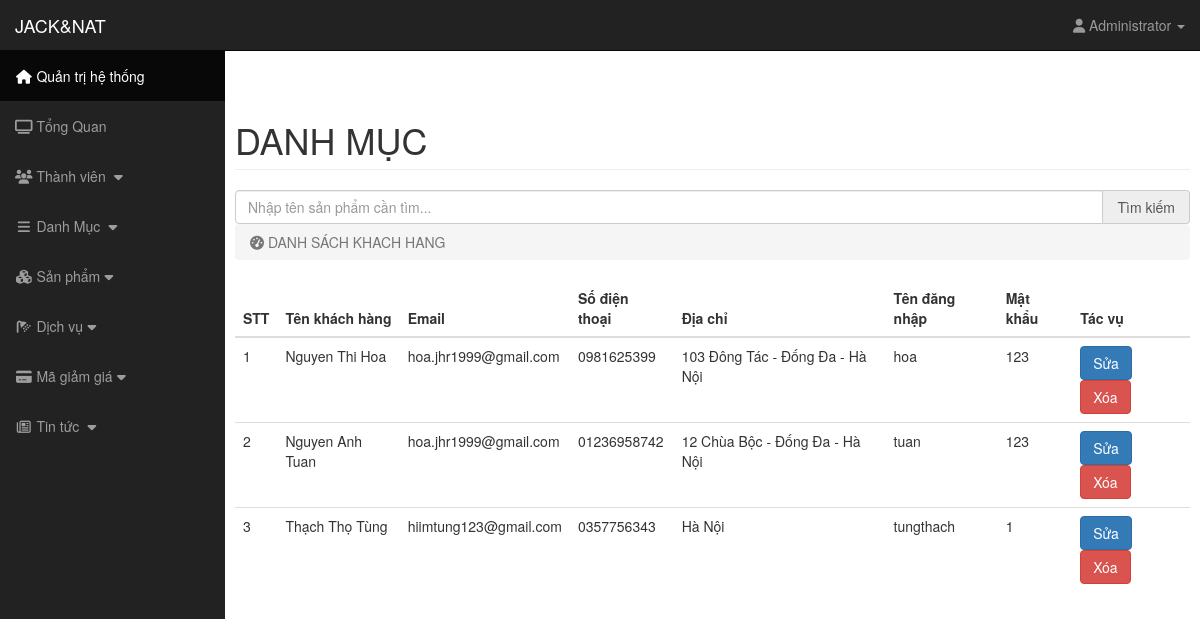
Page /backend/index.php?page=customer (signed in) on the earlier database version.
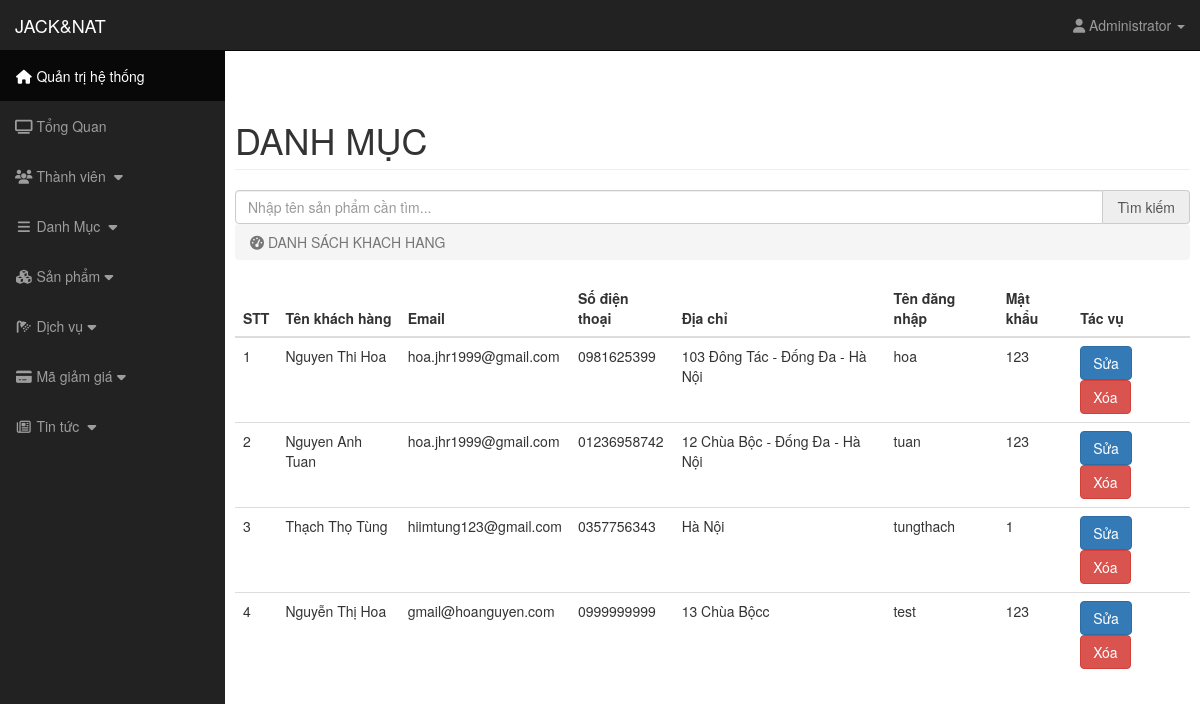
Same page on the later database version.
### tables this page shows
CREATE TABLE `tbl_khach_hang` (
  `id_khach_hang` int(11) NOT NULL,
  `ten_khach_hang` varchar(256) DEFAULT NULL,
  `email` varchar(256) DEFAULT NULL,
  `so_dien_thoai` varchar(15) DEFAULT NULL,
  `dia_chi` varchar(255) DEFAULT NULL,
  `ma_kich_hoat` varchar(255) NOT NULL DEFAULT '1',
  `mat_khau` varchar(255) DEFAULT NULL,
  `ten_dang_nhap` varchar(55) NOT NULL,
  `gioi_tinh` varchar(3) DEFAULT NULL,
  `ngay_sinh` date DEFAULT NULL
);

### backend/views/customer.php (the view, shortened to what this page needs)
<?php
	if (isset($_POST['submit_search'])) {
        $key = $_POST['keyw'];
        $sql = "SELECT *FROM tbl_khach_hang WHERE ten_khach_hang LIKE '%$key%' ORDER BY id_khach_hang";
    }else{
        $sql = "SELECT *FROM tbl_khach_hang ORDER BY id_khach_hang";
    }
    $query = mysqli_query($conn, $sql);
?>
<div><br>
    <div class="row">
        <div class="col-lg-12">
            <h1 class="page-header">
               DANH MỤC
            </h1>
            <form action="" method="POST">
                <div class="input-group">
                  <input type="text" required="" placeholder="Nhập tên sản phẩm cần tìm..." name="keyw" class="form-control" value="<?php if(isset($key)) { echo $key; } ?>"/>
                  <span class="input-group-addon">
                      <button style="line-height: 0px; padding: 0px;" type="submit" class="" name="submit_search">
	                      Tìm kiếm
	                  </button>
                  </span>
                </div>
            </form>
            <ol class="breadcrumb">
                <li class="active">
                    <i class="fa fa-dashboard"></i> DANH SÁCH KHACH HANG
            </ol>
        </div>
    </div>
     <div class="table-responsive">
	  <table class="table align-items-center table-flush">
	    <thead class="thead-light">
	      <tr>
            <th scope="col">STT</th>
	        <th scope="col">Tên khách hàng</th>
	        <th scope="col">Email</th>
	        <th scope="col">Số điện thoại</th>
	        <th scope="col">Địa chỉ</th>
			<th scope="col">Tên đăng nhập</th>
	        <th scope="col">Mật khẩu</th>
	        <th scope="col">Tác vụ</th>
	      </tr>
	    </thead>
	    <tbody>
	    	<?php
	    	$stt = 1;
	    	while ($row=$query->fetch_assoc()) {
	    	 ?>
	        <tr>
            <td><?php echo $stt; ?></td>
	        	<td><?php echo $row['ten_khach_hang']?></td>
	        	<td><?php echo $row['email'];?></td>
	        	<td><?php echo $row['so_dien_thoai'];?></td>
	        	<td><?php echo $row['dia_chi']?></td>
				<td><?php echo $row['ten_dang_nhap']?></td>
	        	<td><?php echo $row['mat_khau']; ?></td>
				<td>
					<a href="index.php?page=edit-customer&id=<?php echo $row['id_khach_hang']; ?>"><button class="btn btn-primary">Sửa</button></a>
					<a onclick="return confirm('Bạn có muốn xóa khách hàng này không? ');" href="index.php?page=del-customer&id=<?php echo $row['id_khach_hang']; ?>">
						<button class="btn btn-danger">Xóa</button>
					</a>
				</td>
	        </tr>
	    <?php $stt++; } ?>
	    </tbody>
	  </table>
</div>

Differences in the rows shown:
added tbl_khach_hang: ten_khach_hang "Nguyễn Thị Hoa", email "gmail@hoanguyen.com", so_dien_thoai "0999999999", dia_chi "13 Chùa Bộcc", ten_dang_nhap "test", mat_khau "123"
